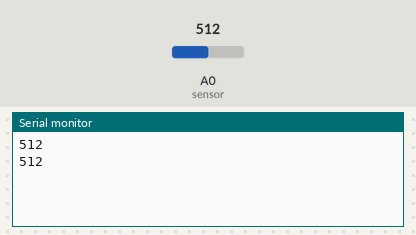
Bench run of a sketch on a simulated Arduino Uno, built with avr-gcc and run on an emulated ATmega328P. Shown: the last lines printed to the serial monitor. The inputs (shaded band) are chosen by the test bench; at power-on: A0 (sensor) = 512.

Above: at 1.8 s.
1.9 s: A0 (sensor) set to 716
At 2.8 s:
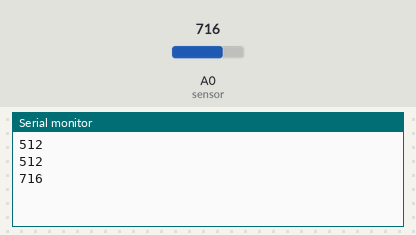
3.4 s: A0 (sensor) set to 900
At 4.8 s:
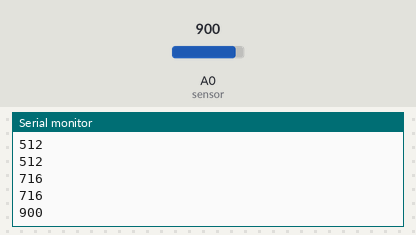
Timing chart, 0 to 6.4 s (numbered marks = the images above; inputs shaded):
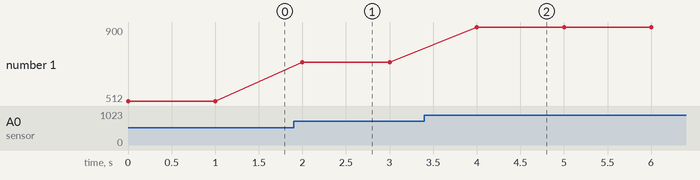

The sketch:

arduino_code.ino
```cpp
void setup() {
  Serial.begin(9600); // Initialize serial communication
}

void loop() {
  int gasLevel = analogRead(A0); // Read gas sensor value
  Serial.println(gasLevel); // Send the data over serial
  delay(1000); // Wait for a second
}
```

Measured:
- after the input at 1.9 s, the serial monitor: prints a new line after 0.10 s (image 1)
- after the input at 3.4 s, the serial monitor: prints a new line after 0.60 s (image 2)
- plotted number 1: 512 → 716 after the input at 1.9 s, 716 → 900 after the input at 3.4 s
